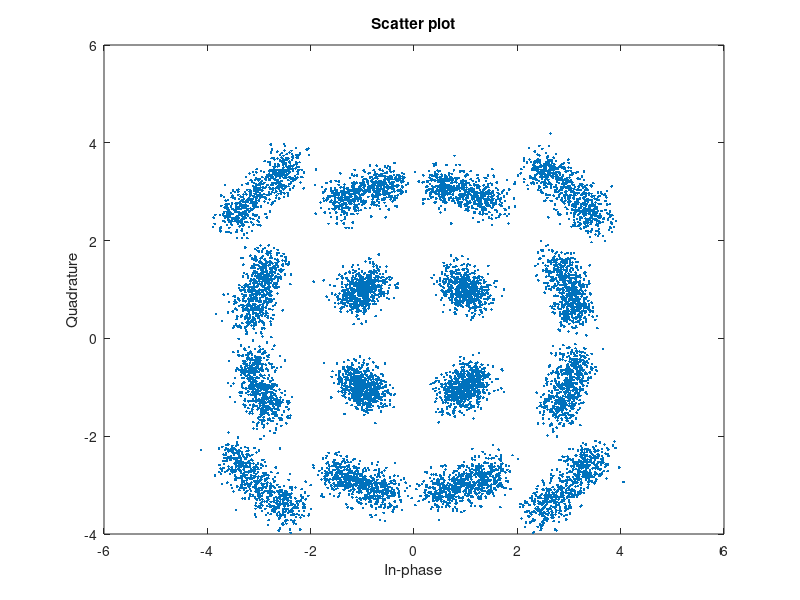

This figure's MATLAB source: (Note: this script raises an error after producing the figure.)
clear all
close all

rand('seed',1);
randn('seed',51);

% Basic TX QPSK o QAM16
BR = 32e9; %Bd
L = 10000; % Simulati on Length
fs = BR; % Sampling rate to emulate analog domain
T = 1/BR; % Time interval between two consecutive symbols
Ts = 1/fs; % Time between 2 conseutive samples at Tx output
M=16;
EbNo_dB = 15; % dB

% Parametros de la portadora
delta_freq = 0e6; % Offset del LO
LW = 00e3; % Ancho de linea [Hz]
theta0 = 0/180*pi; % Fase inicial
frequency_fluctuations_amp = 0e6;
frequency_fluctuations_freq = 1e3;
phase_tone_amp = 10/180*pi;
phase_tone_freq = 250e6;

% Calculos de la SNR
EbNo = 10^(EbNo_dB/10);
SNR_Slc = EbNo * log2(M);
SNR_canal = SNR_Slc;

% Two symbols generation (+1,-1) for QPSK
xsymb = qammod(randi([0 M-1], L,1), M);

% Agrego ruido
% SNR_canal [dB] = EbNo [dB] + 10*log10(k) - 10*log10(N); % Formula que por ahi se ve en internet
% k = log2(M)
Psignal = var(xsymb);
Pnoise = Psignal/SNR_canal;
No = Pnoise; % varianza por unidad de frecuencia
noise_real = sqrt(No/2)*randn(size(xsymb)); % Lo que acompaña al ruido es el sigma (desvio estandard)
noise_imag = sqrt(No/2)*randn(size(xsymb));
noise = noise_real + 1j*noise_imag;
% NO VALE noise= (1+1j)*randn(size(yup))
rx_noisy = xsymb + noise;
clear noise noise_real noise_imag

%
% Agregar efectos de portadora
Ldata= length(rx_noisy);
time = (0:Ldata-1).'.*Ts;

lo_offset = exp(1j*2*pi*delta_freq*time); % LO OFFSET
phase_offset = exp(1j*theta0); % STATIC PHASE
% Fluctuaciones de frecuencia
freq_fluctuations = exp(1j*frequency_fluctuations_amp/frequency_fluctuations_freq.*sin(2*pi*frequency_fluctuations_freq.*time));
% Para el ruidod de fase
freq_noise = sqrt(2*pi*LW/fs).*randn(Ldata,1);
phase_noise = cumsum(freq_noise); % Proceso de Wiener
osc_pn = exp(1j.*phase_noise);
phase_tone = exp(1j.*phase_tone_amp.*sin(2*pi*phase_tone_freq.*time));
rxs = rx_noisy.*lo_offset.*phase_offset.*osc_pn.*freq_fluctuations.*phase_tone;

scatterplot(rxs)

% figure
% plot(phase_noise)
% grid on
% xlabel('Time')
% ylabel('Channel Phase Noise [rad]')

%% PLL RX
Ldata = length(rxs);
Kp = 15e-2;
Ki = Kp/1000;
phase_error = zeros(Ldata,1);
nco_output = zeros(Ldata,1);
integral_branch = zeros(Ldata,1);
pll_output = zeros(Ldata,1);

for m=2:Ldata
    xpll = rxs(m);
    derot_x = xpll*exp(-1j*nco_output(m-1));
    pll_output(m) = derot_x;
    
    a_hat = slicer(derot_x, M);
    phase_error(m) = angle(derot_x .* conj(a_hat));
    prop_error = phase_error(m) * Kp;
    integral_branch(m) = integral_branch(m-1) + Ki*phase_error(m);
    nco_output(m) = nco_output(m-1) + prop_error +integral_branch(m);
end

figure
plot(phase_error)
grid on
xlabel("Time")
ylabel("Phase Error")

figure
plot(integral_branch*BR/2/pi/1e6)
grid on
xlabel("Time")
ylabel("Integral Branch [MHz]")

figure
plot(nco_output); hold all
plot(phase_noise); hold all
grid on
xlabel("Time")
ylabel("Phase [rad]")
legend("PLL NCO","Channel")

scatterplot(pll_output(Ldata/2:end))


%% Slicer

z = pll_output;
Ldata = length(z);
a_hat = zeros(Ldata,1);
for m=1:Ldata
    a_hat(m) = slicer(z(m), M);
end
figure
plot(real(z), '.r');
hold all
plot(real(a_hat), 'xb');
legend("Slicer Input","Slicer Output")

%% Calcular la BER
% 1. Alinear
d0 = finddelay(xsymb, z);
guard0 = fix(Ldata*.25);
guard1 = 1e3;
a_hat_align = a_hat (1+d0+guard0:end-guard1);
pll_output_align = pll_output (1+d0+guard0:end-guard1);
x_align = xsymb (1+guard0:end-guard1-d0);

% 2. OPCION 1 (millenial, facil)
simbolos_totales = length(x_align);
simbolos_errados = sum(x_align ~= a_hat_align);
symbol_error_rate = simbolos_errados / simbolos_totales;
aprox_ber_sin_corregir_cs = 1/log2(M) * symbol_error_rate

% %%
% bits_tx = demodulador_M_QAM(x_align, M);
% bits_rx = demodulador_M_QAM(a_hat_align, M);
% [errors, ber] = biterr(bits_tx, bits_rx);
% ber;


% 
% %% Correccion dinamica de los cycle slips
% Hacerlo con los simbolos alineados
% orx son los simbolos a la salida del BPS (sin slicer)
% otx son los simbolos transmitidos
% orx y otx estan alineados
orx = pll_output_align;
otx = x_align;
WINDOW_LEN = 500;
Ldata = length(orx);
nblocks = fix(Ldata/WINDOW_LEN);

orx_cs_fixed = zeros(nblocks*WINDOW_LEN,1);
cs_phase = zeros(nblocks,1);
cs_count =0;
last_phase=0;
mse_log = zeros(nblocks, 4);
phase_test_list = [0, pi/2, -pi/2, pi];

for nblock=1:nblocks
    slice = (nblock-1)*WINDOW_LEN+1: nblock*WINDOW_LEN;
    rx_block_in = orx(slice);
    tx_block_in = otx(slice);
    
    min_mse = inf;
    phase_ok = 0;
    for np = 1:4
        phase_test = phase_test_list(np);
        block_test = rx_block_in.*exp(1j*phase_test);
        mse = mean(abs(block_test-tx_block_in).^2);
        mse_log(nblock, np) = mse;
        if mse < min_mse
            min_mse = mse;
            phase_ok=phase_test;
        end
    end
    if phase_ok ~= last_phase
        cs_count = cs_count +1;
    end
    last_phase = phase_ok;
    cs_phase(nblock) = phase_ok; 
    orx_cs_fixed(slice) = rx_block_in.*exp(1j*phase_ok);
end

% figure
% plot(cs_phase/(pi/2))
% ylim([-2,2])

Ldata = length(orx_cs_fixed);
orx_cs_fixed_slicer = zeros(Ldata,1);
for m=1:Ldata
    orx_cs_fixed_slicer(m) = slicer(orx_cs_fixed(m), M);
end

simbolos_totales = length(orx_cs_fixed_slicer);
simbolos_errados = sum(x_align ~= orx_cs_fixed_slicer);
symbol_error_rate = simbolos_errados / simbolos_totales;
aprox_ber_corrigiendo_cs = 1/log2(M) * symbol_error_rate

ber_teo = berawgn(EbNo_dB, 'qam', M)